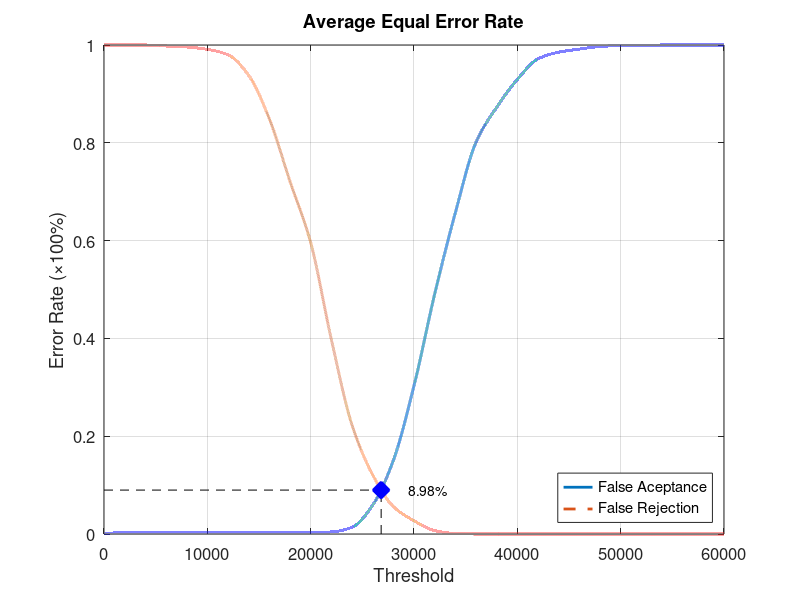
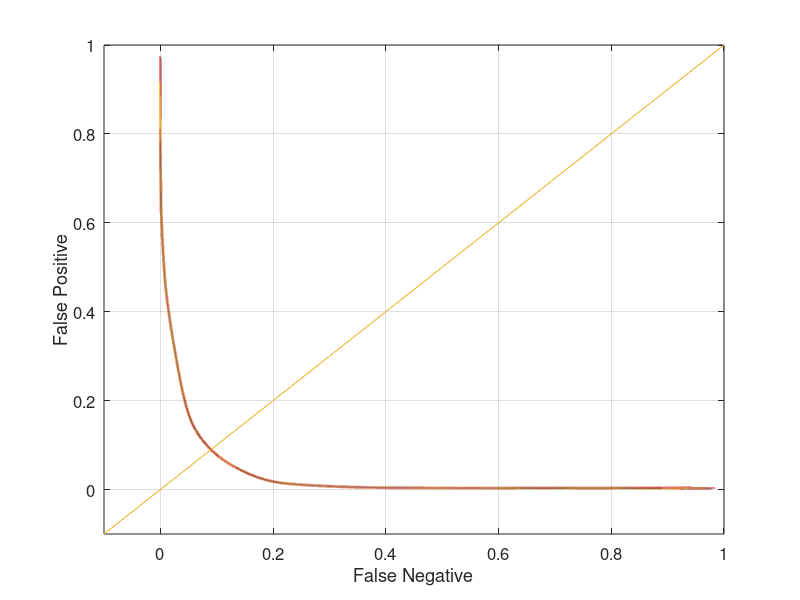

The MATLAB source for these figures, in order:
function yEER = Database3Average
close all;
clear;
clc;
x = 0:2000:60000;
xq = 0:0.5:60000;

y0 = [0 0.0031579 0.0031579 0.0031579 0.0031579 0.0031579 0.0031579 0.0031579 0.0031579 0.0031579 0.0031579 0.00421053 0.0136842 0.0589474 0.150526 0.303158 0.490526 0.656842 0.801053 0.872632 0.929474 0.971579 0.985263 0.991579 0.996842 0.998947 0.998947 1 1 1 1];
yy0 = interp1(x, y0, xq, 'pchip');
y1 = [1 1 1 0.998 0.996 0.991 0.98 0.938 0.849 0.721 0.596 0.398 0.223 0.121 0.056 0.027 0.007 0.001 0 0 0 0 0 0 0 0 0 0 0 0 0];
yy1 = interp1(x, y1, xq, 'pchip');

% Calculating EER: 
y2 = abs(y0 - y1);
find(y2 == min(y2))
yy2 = abs(yy0 - yy1);
xEER = find(yy2 == min(yy2));
xEERIndex = xq(xEER) % X-axis EER
yEER = yy0(xEER) % Y-axis EER

main = figure
plot(xq, yy0,'-','LineWidth', 2);	hold on
plot(xq, yy1,'--','LineWidth', 2);	hold on
plot([xEERIndex xEERIndex], [0 yEER], 'k--');	hold on
plot([0 xEERIndex], [yEER yEER], 'k--');	hold on
plot(xEERIndex, yEER, 'bx', 'LineWidth', 10);	hold on
text(xEERIndex + 10 * xEERIndex / 100, yEER, [num2str(round((10000 * yEER)) / 100) '%'])
legend('False Aceptance', 'False Rejection', 'Location', 'SouthEast')
xlabel('Threshold')
ylabel('Error Rate (\times100%)')
title('Average Equal Error Rate')
set(gca, 'FontSize', 12)
axis([0 60000 0 1])
grid on

print(main, 'Database3AverageMain', '-dpng');
FNRxFPR = figure('Color', [1 1 1]);
plot(yy1, yy0, '-', yy1, yy0, 'LineWidth', 2);
hold on
y = -0.1:0.1:1
plot(y, y); 
set(gca, 'FontSize', 12)
xlabel('False Negative')
ylabel('False Positive')
axis([-0.1 1 -0.1 1])
set(gca, 'FontSize', 12)
grid on

print(FNRxFPR, 'Database3AverageFNRxFPR','-dpng');
end
